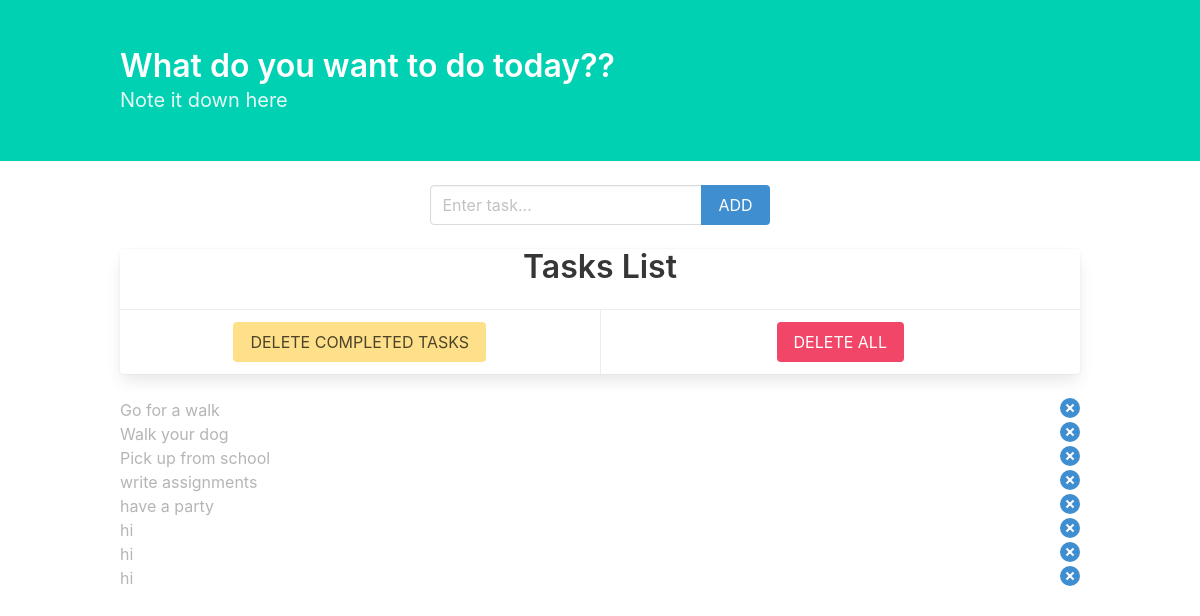
The app's page /, older data.
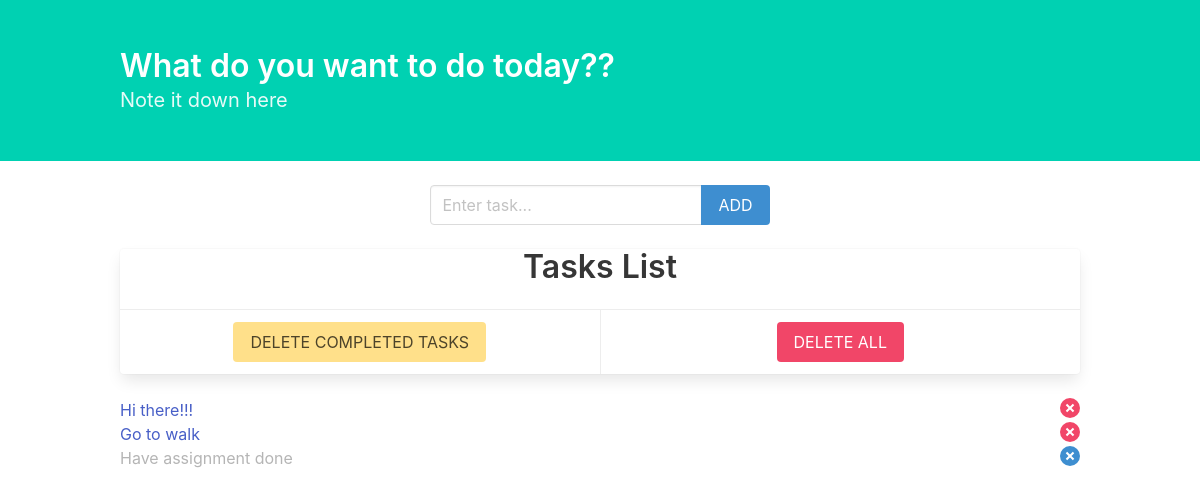
The same page, newer data.
### todo/models.py (models this page shows, shortened)
class todo(models.Model):
  text = models.CharField(max_length=40)
  complete = models.BooleanField(default=False)

### todo/views.py (the view)
# urls.py: path('',views.index, name="index"),
def index(request):
  todo_list = todo.objects.order_by('id')
  form = todoform()
  context ={'todo_list' : todo_list, 'form':form}
  return render(request, 'todo/index.html', context)

### todo/forms.py
class todoform(forms.Form):
  text = forms.CharField(max_length=40,
        widget=forms.TextInput(
            attrs={'class' : 'input', 'placeholder' : 'Enter task...', 'type':'text'}))

### todo/templates/todo/index.html (shortened to what this page needs)
{% load static %}
<!DOCTYPE html>
<html lang="en">
	<head>
<link rel="stylesheet" href="https://cdnjs.cloudflare.com/ajax/libs/bulma/0.7.5/css/bulma.css">
<link rel="stylesheet" href="https://stackpath.bootstrapcdn.com/font-awesome/4.7.0/css/font-awesome.min.css">
	</head>
	<body>
    <div class="block">
<section class="hero is-primary">
  <div class="hero-body ">
    <div class="container">
      <h1 class="title">What do you want to do today??</h1>
      <h1 class="subtitle">Note it down here</h1>
    </div>
  </div>
</section>
    </div>
    <div class="container">
<nav class="level">
 <div class="level-item has-text-centered">
    <div class="block">
      <form action="{% url 'add' %}" method="POST" role="form">
        <div class="field has-addons">
          <div class="control is-expanded">
         {{form.text}}
          </div>
          <div class="control">
            <button href="" type="submit" class="button is-info">ADD</button>
          </div>
        </div>
      </div>
</div>
  </nav>
  <div class="block is-block">
    <div class="card has-text-centered">
      <h1 class="title">Tasks List</h1>
      <footer class="card-footer">
        <p class="card-footer-item">
          <span >
           <a href="{% url 'deletecomplete' %}" class="button is-warning">DELETE COMPLETED TASKS</a>
          </span>
        </p>
        <p class="card-footer-item">
            <span >
               <a href="{% url 'deleteall' %}" class="button is-danger" > DELETE ALL</a>
            </span>
          </p>
      </footer>
    </div>
  </div>
  <div class="block is-block">
  <div class="list is-hoverable ">
<ul>
  {% for todo in todo_list %}
  {% if todo.complete %}
  <li class="list-item has-text-grey-light">{{todo.text}} <a class="delete is-pulled-right has-background-info" href="{% url 'endtodo' todo.id%}"></a></li>
  {% else %}
  <a href="{% url 'complete' todo.id%}"><li class="list-item ">{{todo.text}} <a class="delete is-pulled-right has-background-danger" href="{% url 'endtodo' todo.id%}"></a></li></a>
  {% endif %}
  {%endfor %}
</ul>
  </div>
  </div>
</div>
	</body>
</html>

Row changes from the older to the newer data that the page shows:
removed todo: text "Go for a walk"
removed todo: text "Walk your dog"
removed todo: text "Pick up from school"
removed todo: text "write assignments"
removed todo: text "have a party"
removed todo: text "hi"
removed todo: text "hi"
removed todo: text "hi"
added todo: text "Hi there!!!"
added todo: text "Go to walk"
added todo: text "Have assignment done"
